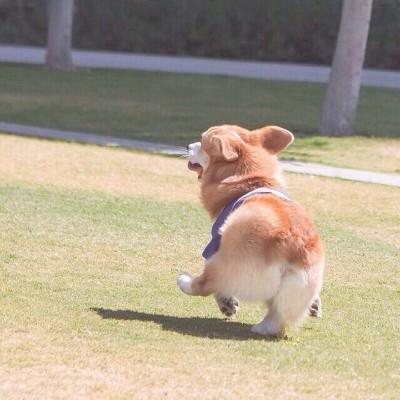
%> input picture img/dog.jpg, 400 x 400 px
$ octave smtst.m   (GNU Octave 9; MATLAB toolbox functions it lacks are replaced by stand-ins)
%> lines starting %> are read from the running program, lines starting %| are printed output that depends on the picture
clear all;close all;clc;
X=imread('dog.jpg');
%> X is the input picture: size 400x400x3 uint8; mean R, G, B 172.7, 160, 139.3
X=im2double(X);
%> X: size 400x400x3 double
figure();
subplot(211);
imshow(X);
title('原始图像/灰度图像');
X=rgb2gray(X);%转化成灰度图
%> X: size 400x400 double
subplot(212);
imshow(X);
[cA1, cH1, cV1, cD1] = dwt2(X, 'haar');
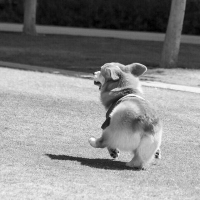
%> cA1: size 200x200 double; min 0.431, max 1.96, mean 1.27; drawn with min black and max white
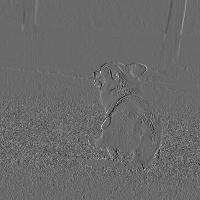
%> cV1: size 200x200 double; min -0.3, max 0.422, mean -0.000112; drawn with min black and max white
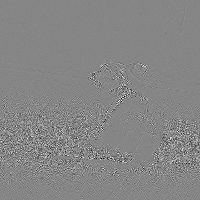
%> cD1: size 200x200 double; min -0.192, max 0.173, mean -4.58e-05; drawn with min black and max white
figure;
subplot(221), imshow(cA1, []);
subplot(222), imshow(cH1, []);
subplot(223), imshow(cV1, []);
subplot(224), imshow(cD1, []);
% 生成含噪图像并图示
% X=double(X);
% 添加随机噪声
XX=imnoise(X,'gaussian',0,(30/255)^2); %添加均值为0，标准差为sigma=20高斯噪声
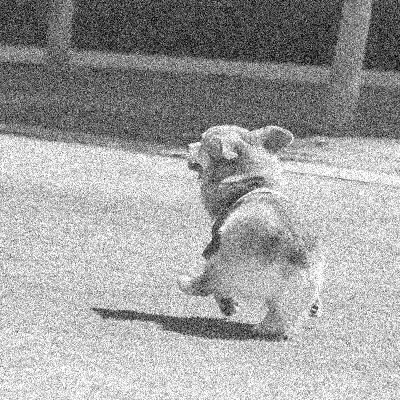
%> XX: size 400x400 double; min 0, max 1, mean 0.631
figure();
imshow(XX);
title(' 含噪图像 ');
%用小波函数coif2对图像XX进行2层分解
[c,s]=wavedec2(XX,2,'haar');
%> s = [100 100; 100 100; 200 200; 400 400]
% 设置尺度向量
n=[1,2];
% n=1;
% 设置阈值向量 , 对高频小波系数进行阈值处理
p=[30,60];
% p=0.1;
nc=wthcoef2('h',c,s,n,p,'s');
% 图像的二维小波重构
X1=waverec2(nc,s,'haar');
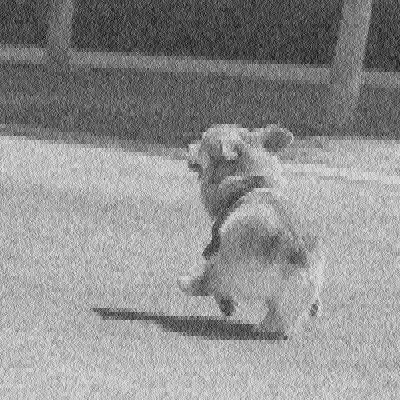
%> X1: size 400x400 double; min -0.0667, max 1.16, mean 0.631; drawn with min black and max white
figure;
imshow(X1);
%colormap(map);
title(' haar小波消噪后的图像 ');
% [7 lines of commented-out code are left out]
dev1=(XX-X);
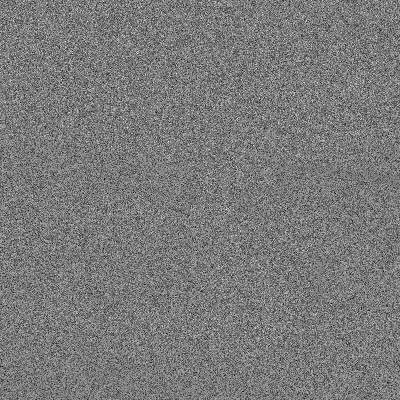
%> dev1: size 400x400 double; min -0.488, max 0.522, mean -0.00265; drawn with min black and max white
Err1=mse(dev1);%计算均方逼近误差
%> Err1 = 0.0129
dev2=(X1-X);
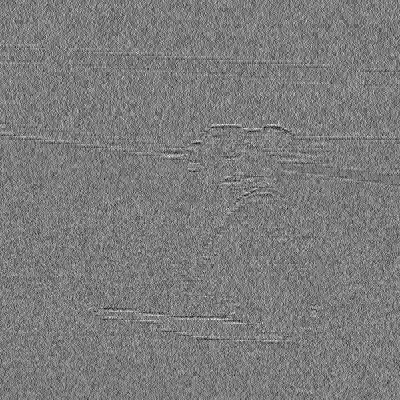
%> dev2: size 400x400 double; min -0.52, max 0.539, mean -0.00265; drawn with min black and max white
Err2=mse(dev2);%计算均方逼近误差
%> Err2 = 0.00969
% dev3=(X2-X);
% Err3=mse(dev3);%计算均方逼近误差1
